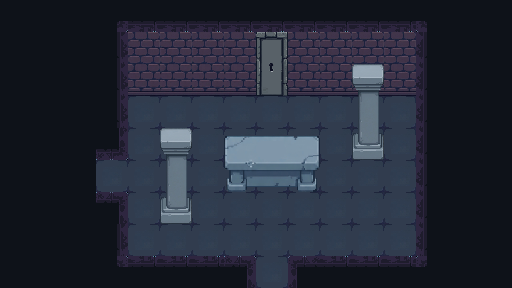

A level layout from a 2D game, rendered from its tile map. Below: a short description, then the map file with its tile-grid data intact:
An orthogonal 16x9 tile map with 32x32 px tiles, 6 tile layers (Ground, Wall, Door_Open, Door_Close, ...), 2 tilesets and 25 objects (2x cocoon_chamber.tmx, 2x corridor.tmx, 2x holding_chamber.tmx, guard1, guard2).

<map version="1.10" tiledversion="1.12.1" orientation="orthogonal" renderorder="right-down" width="16" height="9" tilewidth="32" tileheight="32" infinite="0" nextlayerid="13" nextobjectid="52">
 <tileset firstgid="1" source="wallfloor.tsx" />
 <tileset firstgid="301" source="stone.tsx" />
 <layer id="1" name="Ground" width="16" height="9" locked="1">
  <data encoding="csv">
0,0,0,0,0,0,0,0,0,0,0,0,0,0,0,0,
0,0,0,0,0,0,0,0,10,0,0,0,0,0,0,0,
0,0,0,0,0,0,0,0,30,0,0,0,0,0,0,0,
0,0,0,0,41,41,41,41,41,41,41,41,41,0,0,0,
0,0,0,0,41,41,41,41,41,41,41,41,41,0,0,0,
0,0,0,41,41,41,41,41,41,41,41,41,41,0,0,0,
0,0,0,0,41,41,41,41,41,41,41,41,41,0,0,0,
0,0,0,0,41,41,41,41,41,41,41,41,41,0,0,0,
0,0,0,0,0,0,0,0,41,0,0,0,0,0,0,0
</data>
 </layer>
 <layer id="2" name="Wall" width="16" height="9" locked="1">
  <data encoding="csv">
44,44,44,28,22,22,22,22,22,22,22,22,22,27,44,44,
44,44,44,6,42,42,42,42,42,42,42,42,42,26,44,44,
44,44,44,6,43,43,43,43,43,43,43,43,43,26,44,44,
44,44,44,6,0,0,0,0,0,0,0,0,0,26,44,44,
44,44,44,24,0,0,0,0,0,0,0,0,0,26,44,44,
44,44,44,0,0,0,0,0,0,0,0,0,0,26,44,44,
44,44,44,4,0,0,0,0,0,0,0,0,0,26,44,44,
44,44,44,6,0,0,0,0,0,0,0,0,0,26,44,44,
44,44,44,8,2,2,2,4,0,1,2,2,2,7,44,44
</data>
 </layer>
 <layer id="3" name="Door_Open" width="16" height="9" locked="1">
  <data encoding="csv">
0,0,0,0,0,0,0,0,0,0,0,0,0,0,0,0,
0,0,0,0,0,0,0,0,31,0,0,0,0,0,0,0,
0,0,0,0,0,0,0,0,51,0,0,0,0,0,0,0,
0,0,0,0,0,0,0,0,0,0,0,0,0,0,0,0,
0,0,0,0,0,0,0,0,0,0,0,0,0,0,0,0,
0,0,0,0,0,0,0,0,0,0,0,0,0,0,0,0,
0,0,0,0,0,0,0,0,0,0,0,0,0,0,0,0,
0,0,0,0,0,0,0,0,0,0,0,0,0,0,0,0,
0,0,0,0,0,0,0,0,0,0,0,0,0,0,0,0
</data>
 </layer>
 <layer id="11" name="Door_Close" width="16" height="9" locked="1">
  <data encoding="csv">
0,0,0,0,0,0,0,0,0,0,0,0,0,0,0,0,
0,0,0,0,0,0,0,0,10,0,0,0,0,0,0,0,
0,0,0,0,0,0,0,0,30,0,0,0,0,0,0,0,
0,0,0,0,0,0,0,0,0,0,0,0,0,0,0,0,
0,0,0,0,0,0,0,0,0,0,0,0,0,0,0,0,
0,0,0,0,0,0,0,0,0,0,0,0,0,0,0,0,
0,0,0,0,0,0,0,0,0,0,0,0,0,0,0,0,
0,0,0,0,0,0,0,0,0,0,0,0,0,0,0,0,
0,0,0,0,0,0,0,0,0,0,0,0,0,0,0,0
</data>
 </layer>
 <layer id="4" name="Stone" width="16" height="9" locked="1">
  <data encoding="csv">
0,0,0,0,0,0,0,0,0,0,0,0,0,0,0,0,
0,0,0,0,0,0,0,0,0,0,0,0,0,0,0,0,
0,0,0,0,0,0,0,0,0,0,0,0,0,0,0,0,
0,0,0,0,0,0,0,0,0,0,0,0,0,0,0,0,
0,0,0,0,0,0,0,0,0,0,0,319,0,0,0,0,
0,0,0,0,0,0,0,320,321,322,0,0,0,0,0,0,
0,0,0,0,0,319,0,0,0,0,0,0,0,0,0,0,
0,0,0,0,0,0,0,0,0,0,0,0,0,0,0,0,
0,0,0,0,0,0,0,0,0,0,0,0,0,0,0,0
</data>
 </layer>
 <objectgroup id="5" name="Stone_Collision" locked="1">
  <object id="1" x="160" y="192" width="32" height="32" />
  <object id="3" x="224" y="160" width="96" height="32" />
  <object id="45" x="352" y="128" width="32" height="32" />
 </objectgroup>
 <objectgroup id="9" name="Wall_Collision">
  <object id="12" x="128" y="64" width="127.5" height="32" />
  <object id="15" x="288" y="64" width="128" height="32" />
  <object id="16" x="128" y="256" width="128" height="11.136" />
  <object id="19" x="416" y="64" width="11" height="192" />
  <object id="20" x="117" y="192" width="11" height="75" />
  <object id="22" x="247" y="256" width="9" height="32" />
  <object id="25" x="96" y="192" width="32" height="11" />
  <object id="37" x="96" y="149" width="32" height="11" />
  <object id="38" x="288" y="256" width="9" height="32" />
  <object id="40" x="288" y="256" width="139" height="11" />
  <object id="41" x="117" y="64" width="11" height="96" />
  <object id="42" x="90.3333" y="112" width="2" height="32" />
  <object id="43" x="256" y="286" width="32" height="2" />
  <object id="44" x="256" y="75" width="32" height="5" />
 </objectgroup>
 <objectgroup id="6" name="cocoon_Chamber" locked="1">
  <object id="30" name="cocoon_chamber.tmx" x="96" y="160" width="32" height="32" />
 </objectgroup>
 <objectgroup id="7" name="Corridor_Chamber" locked="1">
  <object id="29" name="corridor.tmx" x="256" y="256" width="32" height="32" />
 </objectgroup>
 <objectgroup id="8" name="holding_Chamber" locked="1">
  <object id="28" name="holding_chamber.tmx" x="256" y="80" width="32" height="32" />
 </objectgroup>
 <objectgroup id="10" name="SpawnPoints" locked="1">
  <object id="31" name="holding_chamber.tmx" x="272" y="121">
   <point />
  </object>
  <object id="33" name="corridor.tmx" x="266" y="277">
   <point />
  </object>
  <object id="36" name="cocoon_chamber.tmx" x="112" y="181">
   <point />
  </object>
 </objectgroup>
 <objectgroup id="12" name="Guards">
  <object id="48" name="guard1" x="147.333" y="117.667">
   <polyline points="0,0 249.667,-0.333333" />
  </object>
  <object id="50" name="guard2" x="394.333" y="240">
   <polyline points="-17.6667,-6.66667 -190.667,-4.33333" />
  </object>
 </objectgroup>
 <layer id="12" name="Overhead" width="16" height="9" locked="1">
  <data encoding="csv">
0,0,0,0,0,0,0,0,0,0,0,0,0,0,0,0,
0,0,0,0,0,0,0,0,0,0,0,0,0,0,0,0,
0,0,0,0,0,0,0,0,0,0,0,303,0,0,0,0,
0,0,0,0,0,0,0,0,0,0,0,311,0,0,0,0,
0,0,0,0,0,303,0,312,313,314,0,0,0,0,0,0,
0,0,0,0,0,311,0,0,0,0,0,0,0,0,0,0,
0,0,0,0,0,0,0,0,0,0,0,0,0,0,0,0,
0,0,0,0,0,0,0,0,0,0,0,0,0,0,0,0,
0,0,0,0,0,0,0,0,0,0,0,0,0,0,0,0
</data>
 </layer>
</map>
